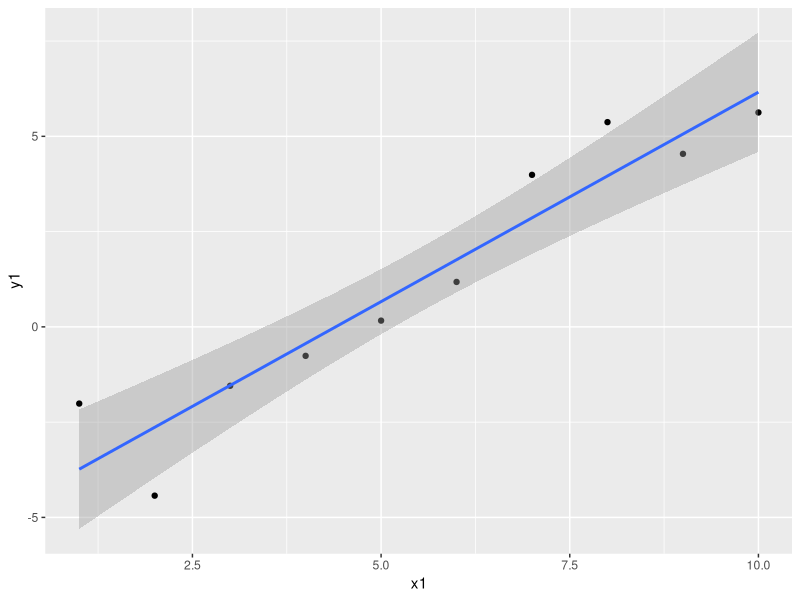

The R source for this figure:
## ---- chunk 1
library("tidyverse")
df <- tibble(x1 = 1:10,
             x2 = rep(1:5, each = 2),
             y1 = -5 + 1 * x1 + rnorm(10),
             y2 = 0 + 1 * x1 - 1 * x2 + rnorm(10),
             y3 = 25 -10 * x1 + 1 * x1^2) 
mod1 <- lm(y1~x1, data = df)
mod2 <- lm(y1~x1 + x2, data = df)
mod3 <- lm(y1~x1 + x1^2, data = df)

## ---- chunk 2
ggplot(data = df) + 
  geom_point(mapping = aes(x = x1, y = y1)) +
  geom_smooth(mapping = aes(x = x1, y = y1), method = "lm")
## ---- chunk 3
predict(mod1, type = "terms")
